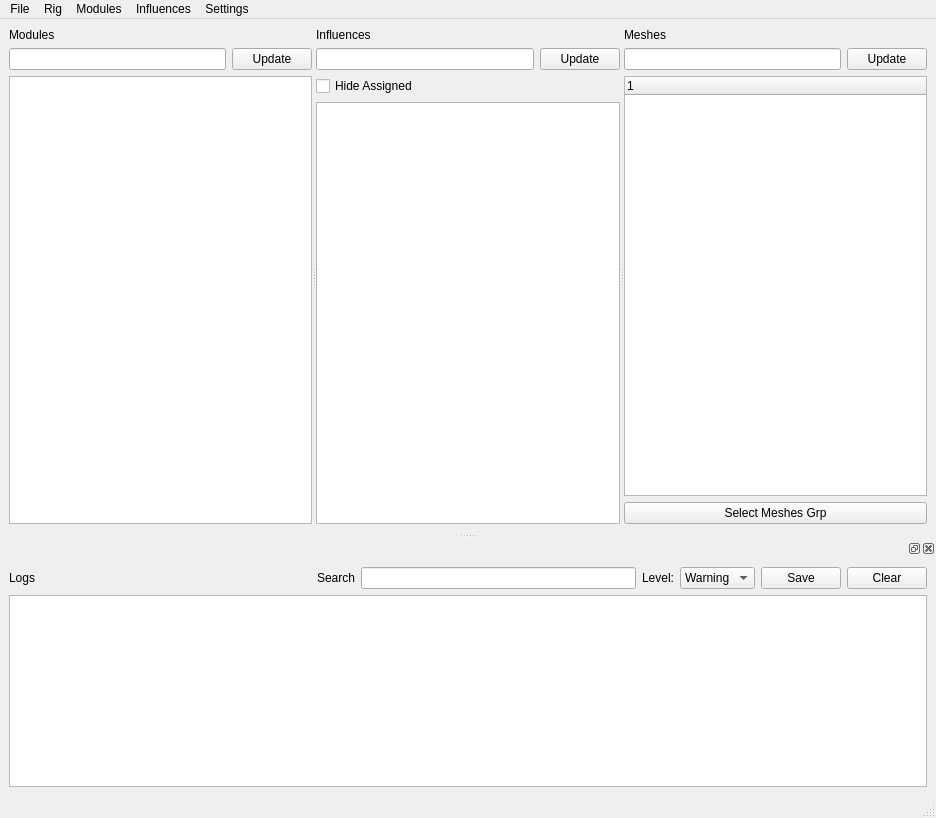
<?xml version="1.0" encoding="UTF-8"?>
<ui version="4.0">
 <class>OpenRiggingToolkit</class>
 <widget class="QMainWindow" name="OpenRiggingToolkit">
  <property name="geometry">
   <rect>
    <x>0</x>
    <y>0</y>
    <width>936</width>
    <height>818</height>
   </rect>
  </property>
  <property name="windowTitle">
   <string>Open Rigging Toolkit</string>
  </property>
  <widget class="QWidget" name="centralwidget">
   <layout class="QVBoxLayout" name="verticalLayout_5">
    <item>
     <widget class="QSplitter" name="splitter">
      <property name="orientation">
       <enum>Qt::Horizontal</enum>
      </property>
      <widget class="QWidget" name="layoutWidget">
       <layout class="QVBoxLayout" name="verticalLayout">
        <item>
         <widget class="QLabel" name="label_modules">
          <property name="text">
           <string>Modules</string>
          </property>
         </widget>
        </item>
        <item>
         <layout class="QHBoxLayout" name="horizontalLayout">
          <item>
           <widget class="QLineEdit" name="lineEdit_search_modules"/>
          </item>
          <item>
           <widget class="QPushButton" name="btn_update_modules">
            <property name="text">
             <string>Update</string>
            </property>
           </widget>
          </item>
         </layout>
        </item>
        <item>
         <widget class="QTreeWidget" name="treeWidget">
          <attribute name="headerVisible">
           <bool>false</bool>
          </attribute>
          <column>
           <property name="text">
            <string notr="true">1</string>
           </property>
          </column>
         </widget>
        </item>
       </layout>
      </widget>
      <widget class="QWidget" name="layoutWidget">
       <layout class="QVBoxLayout" name="verticalLayout_2">
        <item>
         <widget class="QLabel" name="label_jnts">
          <property name="text">
           <string>Influences</string>
          </property>
         </widget>
        </item>
        <item>
         <layout class="QHBoxLayout" name="horizontalLayout_2">
          <item>
           <widget class="QLineEdit" name="lineEdit_search_jnt"/>
          </item>
          <item>
           <widget class="QPushButton" name="btn_update_influences">
            <property name="text">
             <string>Update</string>
            </property>
           </widget>
          </item>
         </layout>
        </item>
        <item>
         <widget class="QCheckBox" name="checkBox_hideAssigned">
          <property name="text">
           <string>Hide Assigned</string>
          </property>
         </widget>
        </item>
        <item>
         <widget class="QTreeWidget" name="treeWidget_jnts">
          <property name="selectionMode">
           <enum>QAbstractItemView::ContiguousSelection</enum>
          </property>
          <property name="rootIsDecorated">
           <bool>true</bool>
          </property>
          <attribute name="headerVisible">
           <bool>false</bool>
          </attribute>
          <column>
           <property name="text">
            <string notr="true">Joint Hierarchy</string>
           </property>
          </column>
         </widget>
        </item>
       </layout>
      </widget>
      <widget class="QWidget" name="layoutWidget">
       <layout class="QVBoxLayout" name="verticalLayout_3">
        <item>
         <widget class="QLabel" name="label">
          <property name="text">
           <string>Meshes</string>
          </property>
         </widget>
        </item>
        <item>
         <layout class="QHBoxLayout" name="horizontalLayout_3">
          <item>
           <widget class="QLineEdit" name="lineEdit_search_meshes"/>
          </item>
          <item>
           <widget class="QPushButton" name="btn_update_meshes">
            <property name="text">
             <string>Update</string>
            </property>
           </widget>
          </item>
         </layout>
        </item>
        <item>
         <widget class="QTreeWidget" name="treeWidget_meshes">
          <property name="selectionMode">
           <enum>QAbstractItemView::ContiguousSelection</enum>
          </property>
          <column>
           <property name="text">
            <string notr="true">1</string>
           </property>
          </column>
         </widget>
        </item>
        <item>
         <widget class="QPushButton" name="pushButton_selectGrpMeshes">
          <property name="text">
           <string>Select Meshes Grp</string>
          </property>
         </widget>
        </item>
       </layout>
      </widget>
     </widget>
    </item>
   </layout>
  </widget>
  <widget class="QMenuBar" name="menubar">
   <property name="geometry">
    <rect>
     <x>0</x>
     <y>0</y>
     <width>936</width>
     <height>28</height>
    </rect>
   </property>
   <widget class="QMenu" name="menuFile">
    <property name="title">
     <string>File</string>
    </property>
    <addaction name="actionImport"/>
    <addaction name="actionExport"/>
    <addaction name="separator"/>
    <addaction name="actionUpdate"/>
   </widget>
   <widget class="QMenu" name="menuRig">
    <property name="title">
     <string>Rig</string>
    </property>
    <addaction name="actionBuild"/>
    <addaction name="actionUnbuild"/>
    <addaction name="actionRebuild"/>
   </widget>
   <widget class="QMenu" name="menuJoint">
    <property name="title">
     <string>Modules</string>
    </property>
    <addaction name="actionCreateModule"/>
    <addaction name="actionAddNodeToModule"/>
    <addaction name="actionRemoveNodeFromModule"/>
   </widget>
   <widget class="QMenu" name="menuInfluences">
    <property name="title">
     <string>Influences</string>
    </property>
    <addaction name="actionMirrorJntsLToR"/>
    <addaction name="actionMirrorJntsRToL"/>
    <addaction name="actionMirrorSelection"/>
   </widget>
   <widget class="QMenu" name="menuSettings">
    <property name="title">
     <string>Settings</string>
    </property>
    <addaction name="actionPreferences"/>
    <addaction name="actionShowPluginManager"/>
   </widget>
   <addaction name="menuFile"/>
   <addaction name="menuRig"/>
   <addaction name="menuJoint"/>
   <addaction name="menuInfluences"/>
   <addaction name="menuSettings"/>
  </widget>
  <widget class="QStatusBar" name="statusbar"/>
  <widget class="QDockWidget" name="dockWidget">
   <attribute name="dockWidgetArea">
    <number>8</number>
   </attribute>
   <widget class="QWidget" name="dockWidgetContents">
    <layout class="QVBoxLayout" name="verticalLayout_4">
     <item>
      <layout class="QHBoxLayout" name="horizontalLayout_4">
       <item>
        <widget class="QLabel" name="label_2">
         <property name="text">
          <string>Logs</string>
         </property>
        </widget>
       </item>
       <item>
        <spacer name="horizontalSpacer">
         <property name="orientation">
          <enum>Qt::Horizontal</enum>
         </property>
         <property name="sizeHint" stdset="0">
          <size>
           <width>40</width>
           <height>20</height>
          </size>
         </property>
        </spacer>
       </item>
       <item>
        <widget class="QLabel" name="label_4">
         <property name="text">
          <string>Search</string>
         </property>
        </widget>
       </item>
       <item>
        <widget class="QLineEdit" name="lineEdit_log_search"/>
       </item>
       <item>
        <widget class="QLabel" name="label_3">
         <property name="text">
          <string>Level:</string>
         </property>
        </widget>
       </item>
       <item>
        <widget class="QComboBox" name="comboBox_log_level">
         <property name="currentIndex">
          <number>1</number>
         </property>
         <item>
          <property name="text">
           <string>Error</string>
          </property>
         </item>
         <item>
          <property name="text">
           <string>Warning</string>
          </property>
         </item>
         <item>
          <property name="text">
           <string>Info</string>
          </property>
         </item>
         <item>
          <property name="text">
           <string>Debug</string>
          </property>
         </item>
        </widget>
       </item>
       <item>
        <widget class="QPushButton" name="pushButton_logs_save">
         <property name="text">
          <string>Save</string>
         </property>
        </widget>
       </item>
       <item>
        <widget class="QPushButton" name="pushButton_logs_clear">
         <property name="text">
          <string>Clear</string>
         </property>
        </widget>
       </item>
      </layout>
     </item>
     <item>
      <widget class="QTableView" name="tableView_logs"/>
     </item>
    </layout>
   </widget>
  </widget>
  <action name="actionUpdate">
   <property name="text">
    <string>Update All</string>
   </property>
   <property name="toolTip">
    <string>Update</string>
   </property>
  </action>
  <action name="actionImport">
   <property name="text">
    <string>Import</string>
   </property>
  </action>
  <action name="actionExport">
   <property name="text">
    <string>Export</string>
   </property>
  </action>
  <action name="actionBuild">
   <property name="text">
    <string>Build All</string>
   </property>
  </action>
  <action name="actionUnbuild">
   <property name="text">
    <string>Unbuild All</string>
   </property>
  </action>
  <action name="actionRebuild">
   <property name="text">
    <string>Rebuild All</string>
   </property>
  </action>
  <action name="actionCreateModule">
   <property name="text">
    <string>Create Module</string>
   </property>
  </action>
  <action name="actionAddNodeToModule">
   <property name="text">
    <string>Add Selection</string>
   </property>
  </action>
  <action name="actionRemoveNodeFromModule">
   <property name="text">
    <string>Remove Selection</string>
   </property>
  </action>
  <action name="actionMirrorJntsLToR">
   <property name="text">
    <string>Mirror R &lt;- L</string>
   </property>
  </action>
  <action name="actionMirrorJntsRToL">
   <property name="text">
    <string>Mirror R -&gt; L</string>
   </property>
  </action>
  <action name="actionMirrorSelection">
   <property name="text">
    <string>Mirror using Selection</string>
   </property>
  </action>
  <action name="actionSelectGrpJnts">
   <property name="text">
    <string>SelectGrpJnts</string>
   </property>
  </action>
  <action name="actionSelectGrpMeshes">
   <property name="text">
    <string>SelectGrpMeshes</string>
   </property>
  </action>
  <action name="actionUpdateModulesView">
   <property name="text">
    <string>UpdateModulesView</string>
   </property>
  </action>
  <action name="actionUpdateInfluencesView">
   <property name="text">
    <string>UpdateInfluencesView</string>
   </property>
  </action>
  <action name="actionUpdateMeshesView">
   <property name="text">
    <string>UpdateMeshesView</string>
   </property>
  </action>
  <action name="actionSaveLogs">
   <property name="text">
    <string>SaveLogs</string>
   </property>
   <property name="toolTip">
    <string>SaveLogs</string>
   </property>
  </action>
  <action name="actionClearLogs">
   <property name="text">
    <string>ClearLogs</string>
   </property>
  </action>
  <action name="actionChangeLogLevel">
   <property name="text">
    <string>ChangeLogLevel</string>
   </property>
  </action>
  <action name="actionUpdateLogSearchQuery">
   <property name="text">
    <string>UpdateLogSearchQuery</string>
   </property>
  </action>
  <action name="actionShowPluginManager">
   <property name="text">
    <string>Plugin Manager</string>
   </property>
  </action>
  <action name="actionPreferences">
   <property name="text">
    <string>Preferences</string>
   </property>
  </action>
 </widget>
 <resources/>
 <connections>
  <connection>
   <sender>pushButton_selectGrpMeshes</sender>
   <signal>pressed()</signal>
   <receiver>actionSelectGrpMeshes</receiver>
   <slot>trigger()</slot>
   <hints>
    <hint type="sourcelabel">
     <x>910</x>
     <y>691</y>
    </hint>
    <hint type="destinationlabel">
     <x>-1</x>
     <y>-1</y>
    </hint>
   </hints>
  </connection>
  <connection>
   <sender>btn_update_modules</sender>
   <signal>pressed()</signal>
   <receiver>actionUpdateModulesView</receiver>
   <slot>trigger()</slot>
   <hints>
    <hint type="sourcelabel">
     <x>243</x>
     <y>104</y>
    </hint>
    <hint type="destinationlabel">
     <x>-1</x>
     <y>-1</y>
    </hint>
   </hints>
  </connection>
  <connection>
   <sender>btn_update_meshes</sender>
   <signal>pressed()</signal>
   <receiver>actionUpdateMeshesView</receiver>
   <slot>trigger()</slot>
   <hints>
    <hint type="sourcelabel">
     <x>812</x>
     <y>104</y>
    </hint>
    <hint type="destinationlabel">
     <x>-1</x>
     <y>-1</y>
    </hint>
   </hints>
  </connection>
  <connection>
   <sender>btn_update_influences</sender>
   <signal>pressed()</signal>
   <receiver>actionUpdateInfluencesView</receiver>
   <slot>trigger()</slot>
   <hints>
    <hint type="sourcelabel">
     <x>527</x>
     <y>104</y>
    </hint>
    <hint type="destinationlabel">
     <x>-1</x>
     <y>-1</y>
    </hint>
   </hints>
  </connection>
  <connection>
   <sender>pushButton_logs_clear</sender>
   <signal>pressed()</signal>
   <receiver>actionClearLogs</receiver>
   <slot>trigger()</slot>
   <hints>
    <hint type="sourcelabel">
     <x>853</x>
     <y>510</y>
    </hint>
    <hint type="destinationlabel">
     <x>-1</x>
     <y>-1</y>
    </hint>
   </hints>
  </connection>
  <connection>
   <sender>pushButton_logs_save</sender>
   <signal>pressed()</signal>
   <receiver>actionSaveLogs</receiver>
   <slot>trigger()</slot>
   <hints>
    <hint type="sourcelabel">
     <x>762</x>
     <y>510</y>
    </hint>
    <hint type="destinationlabel">
     <x>-1</x>
     <y>-1</y>
    </hint>
   </hints>
  </connection>
  <connection>
   <sender>comboBox_log_level</sender>
   <signal>currentIndexChanged(int)</signal>
   <receiver>actionChangeLogLevel</receiver>
   <slot>trigger()</slot>
   <hints>
    <hint type="sourcelabel">
     <x>456</x>
     <y>480</y>
    </hint>
    <hint type="destinationlabel">
     <x>-1</x>
     <y>-1</y>
    </hint>
   </hints>
  </connection>
  <connection>
   <sender>lineEdit_log_search</sender>
   <signal>textChanged(QString)</signal>
   <receiver>actionUpdateLogSearchQuery</receiver>
   <slot>trigger()</slot>
   <hints>
    <hint type="sourcelabel">
     <x>480</x>
     <y>572</y>
    </hint>
    <hint type="destinationlabel">
     <x>-1</x>
     <y>-1</y>
    </hint>
   </hints>
  </connection>
 </connections>
</ui>
